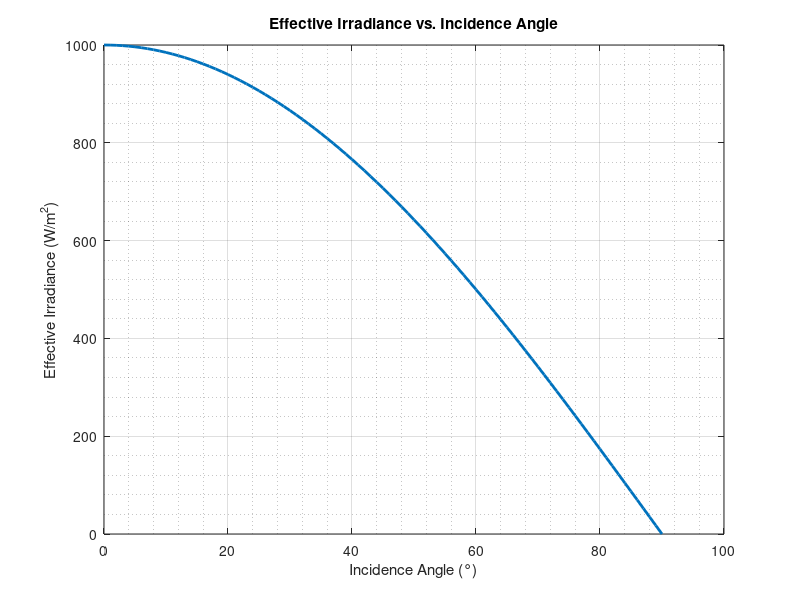
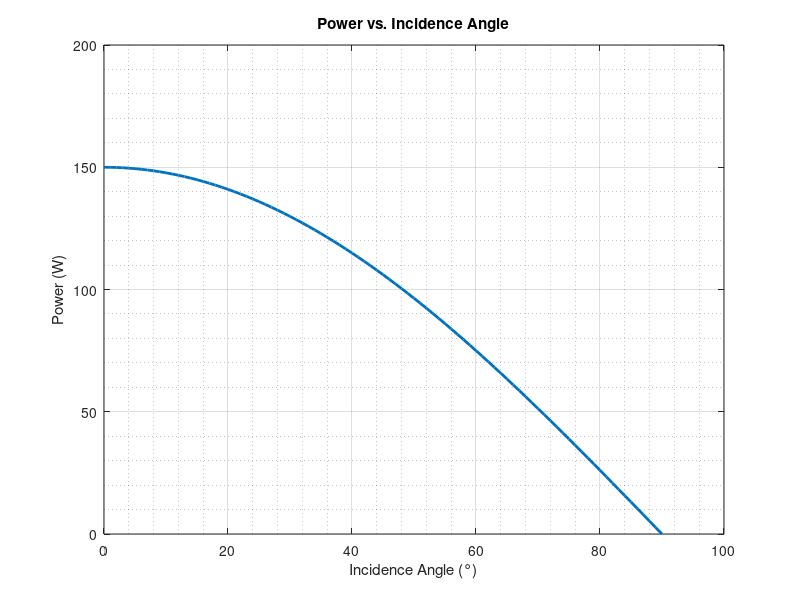

The MATLAB source for these figures, in order: (Note: this script raises an error after producing the figures.)
%{ 
 Christopher Hernandez
 Development of a Solar Array Deployment Mechanism for a CubeSat
 Effective Irradiance and Power Calculator
 November 2024

 This program calculates effective irradiance based on the incident angle
 and the subsequent power generated by a solar panel.
%} 

clc, clear, close all

%% Variables
G = 1000; % w/m^2
Area = 1; % m^2
Efficiency = 0.15;

%% One Face
% Calculations
iAngleVector1 = linspace(0,90,91);
GeffMatrix = zeros(2,91);
GeffVector = zeros(1,length(iAngleVector1));
for i=1:length(iAngleVector1)
    GeffMatrix(1,i) = G * Area * cos(deg2rad(iAngleVector1(i))); % Face 1
    GeffMatrix(2,i) = iAngleVector1(i); % Incidence Angle 1
    GeffMatrix(3,i) = GeffMatrix(1,i) * Area * Efficiency; % Power Output
end

% Plots
% Effective irradiance plot
figure("Name","Effective Irradiance vs. Incidence Angle (One Face)")
plot(GeffMatrix(2,:),GeffMatrix(1,:),"LineWidth",2)
title("Effective Irradiance vs. Incidence Angle")
xlabel("Incidence Angle (°)")
ylabel("Effective Irradiance (W/m^2)")
grid on, grid minor

% Power Plot
figure("Name","Power vs. Incidence Angle (One Face)")
plot(GeffMatrix(2,:),GeffMatrix(3,:),"LineWidth",2)
title("Power vs. Incidence Angle")
xlabel("Incidence Angle (°)")
ylabel("Power (W)")
grid on, grid minor

fprintf("Maximum Irradiance (1 Face): %f\n",max(GeffMatrix(1,:)) )
fprintf("Maximum Power (1 Face): %f\n\n",max(GeffMatrix(3,:)) )

%% Two Faces
% Calculations
iAngleVector1 = linspace(0,90,91);
iAngleVector2 = linspace(90,0,91);
GeffMatrix = zeros(6,91);
for i=1:length(iAngleVector1)
    GeffMatrix(1,i) = G * Area * cos(deg2rad(iAngleVector1(i))); % Face 1 
    GeffMatrix(2,i) = G * Area * cos(deg2rad(iAngleVector2(i))); % Face 2 
    GeffMatrix(3,i) = GeffMatrix(1,i) + GeffMatrix(2,i); % Combined Irradiance
    GeffMatrix(4,i) = iAngleVector1(i); % Incidence Angle 1
    GeffMatrix(5,i) = iAngleVector2(i); % Incidence Angle 2
    GeffMatrix(6,i) = GeffMatrix(3,i) * Area * Efficiency; % Power Output
end

% Plots
% Effective irradiance plot
figure("Name","Effective Irradiance vs. Incidence Angle (Two Faces)")
t = tiledlayout(1,1);
ax1 = axes(t);
plot(ax1,GeffMatrix(4,:),GeffMatrix(3,:),"LineWidth",2)
title("Effective Irradiance vs. Incidence Angle","Units","Normalized","Position",[0.5, 1.05, 0])
xlabel("Incidence Angle (°)")
ylabel("Effective Irradiance (W/m^2)")

ax2 = axes(t);
plot(ax2,GeffMatrix(5,:),GeffMatrix(3,:),"LineWidth",2)
set(gca, "xdir","reverse")
ax2.XAxisLocation = "top";
ax2.YAxisLocation = "right";
ax2.Color = "none";
ax1.Box = "off";
ax2.Box = "off";
grid on, grid minor


% Power Plot
figure("Name","Power vs. Incidence Angle (Two Faces)")
t = tiledlayout(1,1);
ax1 = axes(t);
plot(ax1,GeffMatrix(4,:),GeffMatrix(3,:),"LineWidth",2)
title("Power vs. Incidence Angle","Units","Normalized","Position",[0.5, 1.05, 0])
xlabel("Incidence Angle (°)")
ylabel("Power (W)")

ax2 = axes(t);
plot(ax2,GeffMatrix(5,:),GeffMatrix(3,:),"LineWidth",2)
set(gca, "xdir","reverse")
ax2.XAxisLocation = "top";
ax2.YAxisLocation = "right";
ax2.Color = "none";
ax1.Box = "off";
ax2.Box = "off";
grid on, grid minor

fprintf("Maximum Irradiance (2 Faces): %f\n",max(GeffMatrix(3,:)) )
fprintf("Maximum Power (2 Faces): %f\n\n",max(GeffMatrix(6,:)) )

%% Three Faces
% Calculations
iAngleVector1 = linspace(0,45,91);
iAngleVector2 = linspace(90,45,91);
iAngleVector3 = linspace(90,45,91);
GeffMatrix = zeros(8,91);
matrixPosition = 0;
for i=1:length(iAngleVector1)
    GeffMatrix(1,i) = G * Area * cos(deg2rad(iAngleVector1(i))); % Face 1
    GeffMatrix(2,i) = G * Area * cos(deg2rad(iAngleVector2(i))); % Face 2
    GeffMatrix(3,i) = G * Area * cos(deg2rad(iAngleVector3(i))); % Face 3
    GeffMatrix(4,i) = GeffMatrix(1,i) + GeffMatrix(2,i) + GeffMatrix(3,i); % Combined Irradiance
    GeffMatrix(5,i) = iAngleVector1(i); % Incidence Angle 1
    GeffMatrix(6,i) = iAngleVector2(i); % Incidence Angle 2
    GeffMatrix(7,i) = iAngleVector3(i); % Incidence Angle 3
    GeffMatrix(8,i) = GeffMatrix(4,i) * Area * Efficiency; % Power Output
end

% Plots
% Effective Irradiance Plot
figure("Name","Effective Irradiance vs. Incidence Angle (Three Faces)")
plot(GeffMatrix(7,:),GeffMatrix(4,:),"LineWidth",2)
title("Effective Irradiance vs. Incidence Angle")
xlabel("Incidence Angle (°)")
ylabel("Effective Irradiance (W/m^2)")
grid on, grid minor

% Power Plot
figure("Name","Power vs. Incidence Angle (Three Faces)")
plot(GeffMatrix(7,:),GeffMatrix(8,:),"LineWidth",2)
title("Power vs. Incidence Angle")
xlabel("Incidence Angle (°)")
ylabel("Power (W)")
grid on, grid minor

fprintf("Maximum Irradiance (3 Faces): %f\n",max(GeffMatrix(4,:)) )
fprintf("Maximum Power (3 Faces): %f\n\n",max(GeffMatrix(8,:)) )

